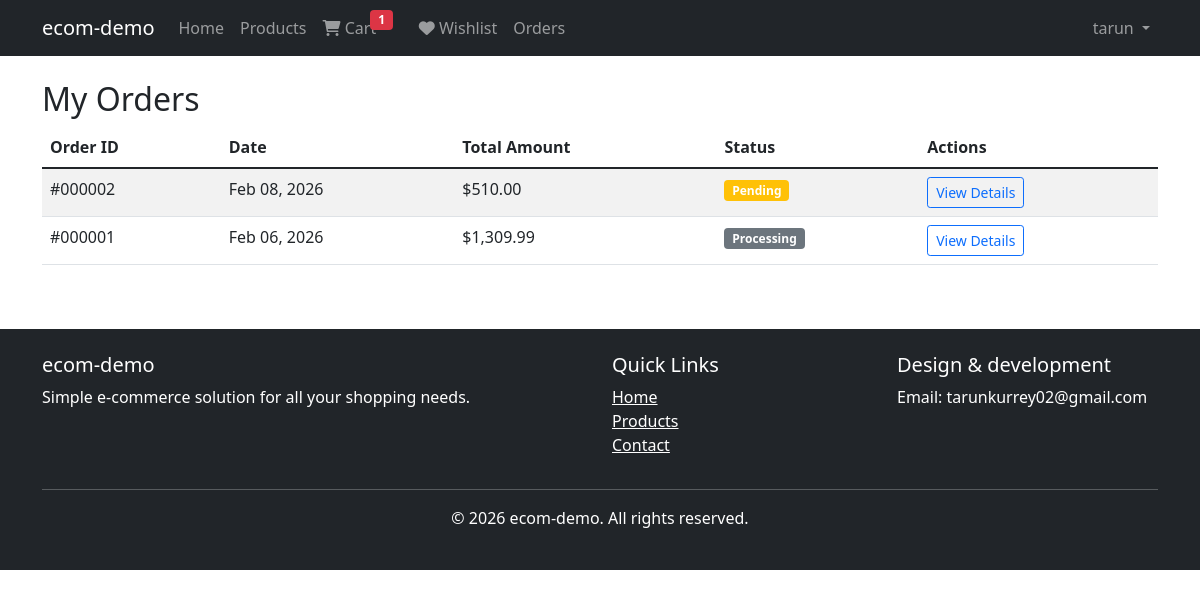
Screenshot of /orders.php (signed in) with the database file from the repository.
### tables this page shows
CREATE TABLE `order_history` (
  `id` int(11) NOT NULL,
  `user_id` int(11) NOT NULL,
  `total_amount` decimal(10,2) NOT NULL,
  `status` varchar(20) DEFAULT 'pending',
  `order_date` timestamp NOT NULL DEFAULT current_timestamp(),
  `shipping_address` text DEFAULT NULL
);

### config/database.php (called while the page is built, shortened)
<?php
class Database {
    private $host = "localhost";
    private $username = "root";
    private $password = "";
    private $database = "ecommerce";
    public function __construct() {
        $this->conn = new mysqli($this->host, $this->username, $this->password, $this->database);
    }
}
?>

### orders.php (the view, shortened to what this page needs)
<?php
require_once 'config/database.php';
$db = new Database();
$user_id = $_SESSION['user_id'];
$orders = $db->conn->query("
    SELECT * FROM order_history
    WHERE user_id = $user_id
    ORDER BY order_date DESC
");
?>
<?php include 'includes/header.php'; ?>
<h2>My Orders</h2>
<?php if ($orders->num_rows > 0): ?>
<div class="table-responsive">
    <table class="table table-striped">
        <thead>
            <tr>
                <th>Order ID</th>
                <th>Date</th>
                <th>Total Amount</th>
                <th>Status</th>
                <th>Actions</th>
            </tr>
        </thead>
        <tbody>
            <?php while ($order = $orders->fetch_assoc()): ?>
            <tr>
                <td>#<?php echo str_pad($order['id'], 6, '0', STR_PAD_LEFT); ?></td>
                <td><?php echo date('M d, Y', strtotime($order['order_date'])); ?></td>
                <td>$<?php echo number_format($order['total_amount'], 2); ?></td>
                <td>
                    <span class="badge bg-<?php
                        switch($order['status']) {
                            case 'pending': echo 'warning'; break;
                            default: echo 'secondary';
                        }
                    ?>"><?php echo ucfirst($order['status']); ?></span>
                </td>
                <td>
                    <a href="order_details.php?id=<?php echo $order['id']; ?>" class="btn btn-sm btn-outline-primary">View Details</a>
                </td>
            </tr>
            <?php endwhile; ?>
        </tbody>
    </table>
</div>
<?php else: ?>
<div class="alert alert-info">
    You have no orders yet. <a href="products.php">Start shopping</a>
</div>
<?php endif; ?>
<?php include 'includes/footer.php'; ?>

### rows the page displays
order_history: id "000002", order_date "Feb 08, 2026", total_amount "510.00", status "Pending"
order_history: id "000001", order_date "Feb 06, 2026", total_amount "1,309.99", status "Processing"

### other values shown
$row['count'] "1"
$_SESSION['username'] "tarun"
